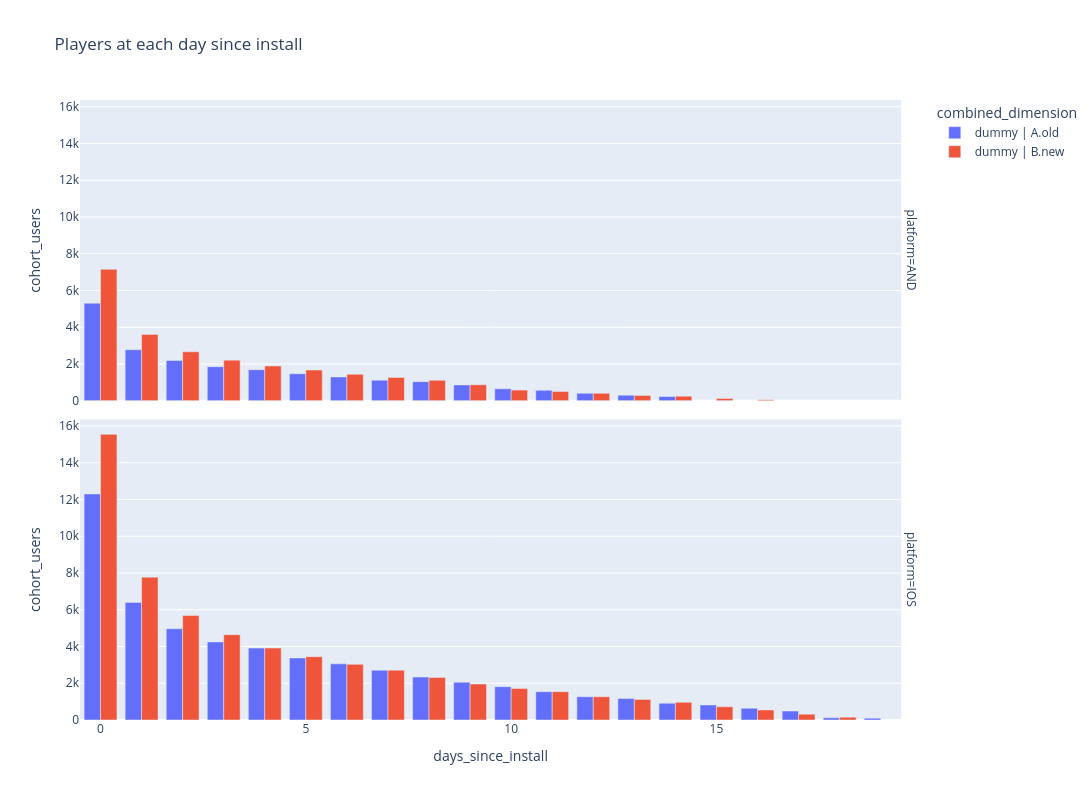

Notebook code cell kept with this figure:
### Code cell
# hide-output
# Bar chart: surviving cohort size at each day since install by FTUE group
fig = px.bar(pl_ftue_max_level_agg, 
              x='days_since_install', 
              y='cohort_users',
              color='combined_dimension',
              title='Players at each day since install',
              facet_row='platform',
              width=1200,
              height=800,
              barmode='group',
              hover_data={'weighted_avg_max_level': True, 'cohort_users': True},)

fig.show()

### Figure 1 — Plotly figure (JSON) as saved in the notebook; plotly's stock layout.template omitted (floating-point values rounded to 4 significant figures)
{"data": [{"alignmentgroup": "True", "customdata": [[3.625], [5.731], [7.294], [8.482], [9.73], [10.5], [11.2], [11.81], [12.4], [12.99], [13.92], [14.46], [14.91], [15.57], [16.19]], "hovertemplate": "combined_dimension=dummy | A.old<br>platform=AND<br>days_since_install=%{x}<br>cohort_users=%{y}<br>weighted_avg_max_level=%{customdata[0]}<extra></extra>", "legendgroup": "dummy | A.old", "marker": {"color": "#636efa", "pattern": {"shape": ""}}, "name": "dummy | A.old", "offsetgroup": "dummy | A.old", "orientation": "v", "showlegend": true, "textposition": "auto", "type": "bar", "x": [0, 1, 2, 3, 4, 5, 6, 7, 8, 9, 10, 11, 12, 13, 14], "xaxis": "x2", "y": [5308, 2774, 2193, 1853, 1684, 1466, 1294, 1117, 1034, 860, 648, 566, 405, 303, 230], "yaxis": "y2"}, {"alignmentgroup": "True", "customdata": [[3.62], [5.643], [6.96], [7.984], [8.75], [9.539], [10.09], [10.63], [11.26], [11.92], [12.47], [12.96], [13.54], [13.73], [14.05], [14.67], [15.28], [15.46], [15.63], [16.4]], "hovertemplate": "combined_dimension=dummy | A.old<br>platform=IOS<br>days_since_install=%{x}<br>cohort_users=%{y}<br>weighted_avg_max_level=%{customdata[0]}<extra></extra>", "legendgroup": "dummy | A.old", "marker": {"color": "#636efa", "pattern": {"shape": ""}}, "name": "dummy | A.old", "offsetgroup": "dummy | A.old", "orientation": "v", "showlegend": false, "textposition": "auto", "type": "bar", "x": [0, 1, 2, 3, 4, 5, 6, 7, 8, 9, 10, 11, 12, 13, 14, 15, 16, 17, 18, 19], "xaxis": "x", "y": [12301, 6401, 4965, 4250, 3912, 3375, 3056, 2706, 2338, 2053, 1814, 1543, 1265, 1173, 911, 821, 639, 490, 119, 100], "yaxis": "y"}, {"alignmentgroup": "True", "customdata": [[3.672], [5.708], [7.099], [8.202], [9.113], [9.902], [10.57], [11.04], [11.85], [12.5], [12.74], [13.33], [14.0], [14.38], [14.55], [14.95], [16.02]], "hovertemplate": "combined_dimension=dummy | B.new<br>platform=AND<br>days_since_install=%{x}<br>cohort_users=%{y}<br>weighted_avg_max_level=%{customdata[0]}<extra></extra>", "legendgroup": "dummy | B.new", "marker": {"color": "#EF553B", "pattern": {"shape": ""}}, "name": "dummy | B.new", "offsetgroup": "dummy | B.new", "orientation": "v", "showlegend": true, "textposition": "auto", "type": "bar", "x": [0, 1, 2, 3, 4, 5, 6, 7, 8, 9, 10, 11, 12, 13, 14, 15, 16], "xaxis": "x2", "y": [7152, 3609, 2662, 2208, 1891, 1669, 1435, 1264, 1109, 866, 576, 501, 400, 285, 248, 119, 50], "yaxis": "y2"}, {"alignmentgroup": "True", "customdata": [[3.667], [5.65], [7.036], [7.997], [8.835], [9.521], [10.17], [10.68], [11.22], [11.84], [12.31], [12.85], [13.29], [13.65], [13.85], [14.5], [15.31], [16.01], [16.71]], "hovertemplate": "combined_dimension=dummy | B.new<br>platform=IOS<br>days_since_install=%{x}<br>cohort_users=%{y}<br>weighted_avg_max_level=%{customdata[0]}<extra></extra>", "legendgroup": "dummy | B.new", "marker": {"color": "#EF553B", "pattern": {"shape": ""}}, "name": "dummy | B.new", "offsetgroup": "dummy | B.new", "orientation": "v", "showlegend": false, "textposition": "auto", "type": "bar", "x": [0, 1, 2, 3, 4, 5, 6, 7, 8, 9, 10, 11, 12, 13, 14, 15, 16, 17, 18], "xaxis": "x", "y": [15548, 7776, 5684, 4643, 3919, 3447, 3028, 2713, 2318, 1960, 1719, 1544, 1267, 1120, 961, 720, 548, 318, 154], "yaxis": "y"}], "layout": {"annotations": [{"font": {}, "showarrow": false, "text": "platform=IOS", "textangle": 90, "x": 0.98, "xanchor": "left", "xref": "paper", "y": 0.2425, "yanchor": "middle", "yref": "paper"}, {"font": {}, "showarrow": false, "text": "platform=AND", "textangle": 90, "x": 0.98, "xanchor": "left", "xref": "paper", "y": 0.7575, "yanchor": "middle", "yref": "paper"}], "barmode": "group", "height": 800, "legend": {"title": {"text": "combined_dimension"}, "tracegroupgap": 0}, "title": {"text": "Players at each day since install"}, "width": 1200, "xaxis": {"anchor": "y", "domain": [0, 0.98], "title": {"text": "days_since_install"}}, "xaxis2": {"anchor": "y2", "domain": [0, 0.98], "matches": "x", "showticklabels": false}, "yaxis": {"anchor": "x", "domain": [0, 0.485], "title": {"text": "cohort_users"}}, "yaxis2": {"anchor": "x2", "domain": [0.515, 1], "matches": "y", "title": {"text": "cohort_users"}}}}
